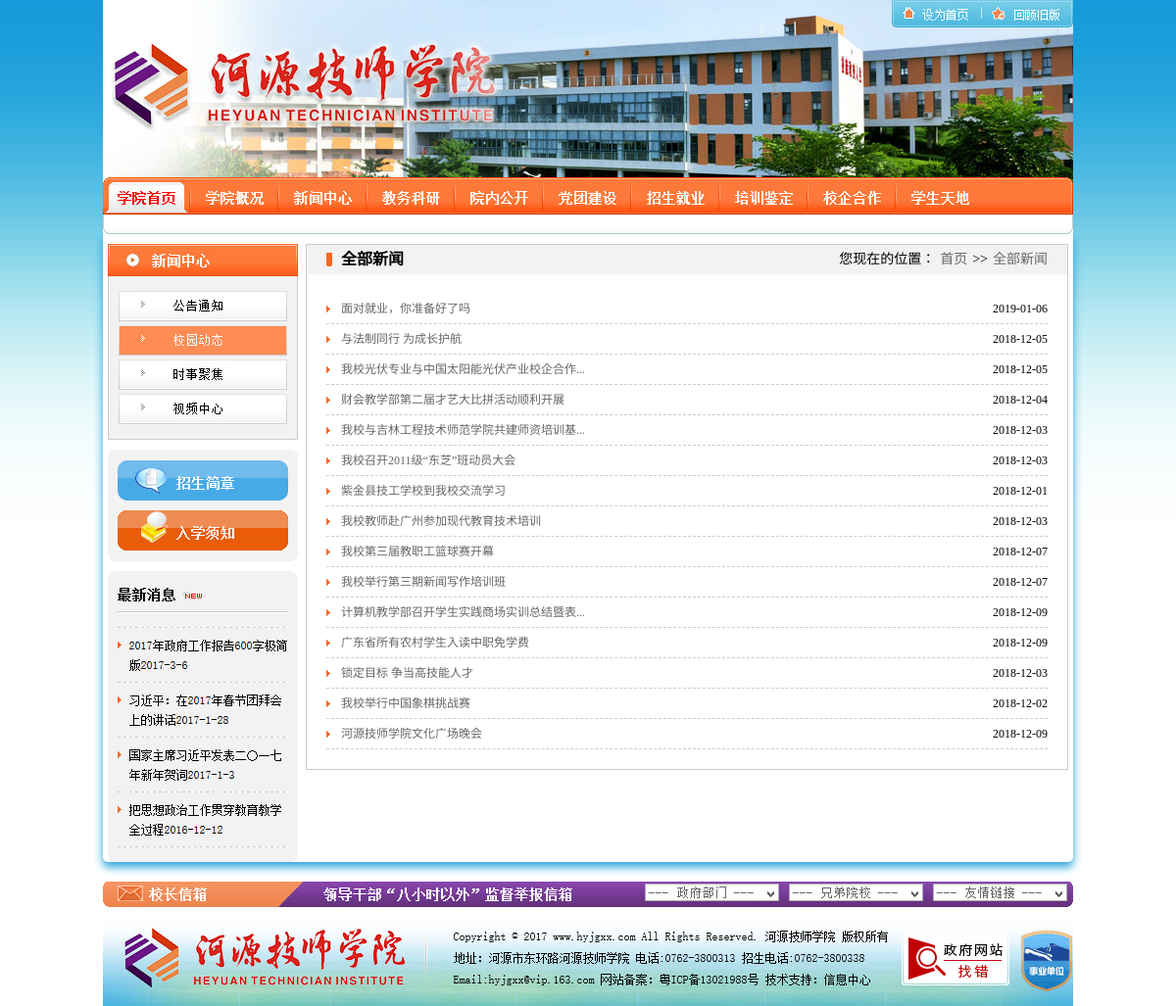
Page /list.php on the committed database.
### tables this page shows
CREATE TABLE IF NOT EXISTS `news` (
  `id` int(11) NOT NULL AUTO_INCREMENT,
  `classname` varchar(20) DEFAULT NULL,
  `title` varchar(50) DEFAULT NULL,
  `autor` varchar(20) DEFAULT NULL,
  `content` varchar(1000) DEFAULT NULL,
  `thumbnail` varchar(50) DEFAULT NULL,
  `hits` int(10) DEFAULT NULL,
  `updatetime` date DEFAULT NULL,
  PRIMARY KEY (`id`)
);

### function.php (called while the page is built)
<?php
function cutStr($a,$b,$c){
	if(strlen($a)>$b){
		$i=mb_substr($a,0,$c,"utf8")."...";
	}else{
		$i=$a;
	}
	return $i;
}
?>

### list.php (the view, shortened to what this page needs)
<!doctype html>
<html>
<head>
<?php
include_once("function.php");
if(isset($_GET['class'])){
$class=$_GET['class'];
if($class=="x1"){
	$classname="校园动态";
}else if($class=="x2"){
	$classname="时事聚焦";
}
}else{
	$classname="全部新闻";
}
?>
<link href="css/style.css" rel="stylesheet" type="text/css">
<link href="css/xydt_style.css" rel="stylesheet" type="text/css">
</head>
<body>
<div class="top"></div>
<div class="nav"></div>
<div class="box">
  <div class="sidebar"></div>
    <div class="shoolnews">
   	  <ul class="title_xy">
          <h4><?php echo $classname;?></h4>
          <li><a href="#"><?php echo $classname;?></a></li>
          <li>>></li>
          <li><a href="index.php">首页</a></li>
          <li>您现在的位置：</li>
        </ul>
        <ul class="newss">
        <?php
			if($classname=="全部新闻"){
				$str=mysql_query("select * from `news` order by `id` desc");
			}else{
				 $str=mysql_query("select * from `news` where classname='".$classname."' order by `id` desc");
			}
			while($row=mysql_fetch_row($str)){
				 echo '<li><span>'.$row[7].'</span><a href="show.php?class='.$row[0].'">'.cutStr($row[2],60,20).'</a></li>';
			   }
		?>
        </ul>
        </div>
</div>
<div class="foot"></div>
</body>
</html>

### css/style.css (style rules this page uses)
* { padding:0; margin:0; }
.top { background-image: url(../images/hjs_02.jpg); height: 181px; width: 990px; margin-right: auto; margin-left: auto; }
.nav { background-image: url(../images/hjs_04.jpg); height: 58px; width: 990px; margin-right: auto; margin-left: auto; }
.box { width: 990px; margin-right: auto; margin-left: auto; background-color: #FFF; padding-top: 10px; box-shadow: #21a2dc 0px 5px 10px; overflow: hidden; margin-bottom: 20px; border-bottom-left-radius:5px; border-bottom-right-radius:5px; }
.foot { background-image: url(../images/hjs_31.jpg); height: 127px; width: 990px; margin-right: auto; margin-left: auto; }
body { background-image: url(../images/bg.jpg); background-repeat: repeat-x; }

### css/xydt_style.css (style rules this page uses)
.box .sidebar { background-image: url(../images/sidebar.jpg); background-repeat: no-repeat; height: 631px; width: 194px; margin-left: 5px; float: left; }
.box .shoolnews { width: 776px; float: right; overflow: hidden; margin-right: 5px; border: 1px solid #CCC; line-height: 30px; padding-bottom: 20px; }
.box .shoolnews .newss li a { color: #666; text-decoration: none; }
.box .shoolnews .title_xy { height: 30px; display: block; list-style-type: none; background-color: #f2f2f2; padding-right: 20px; padding-left: 35px; margin-bottom: 20px; background-image: url(../images/icon_tit.jpg); background-repeat: no-repeat; background-position: 20px center; }
.box .shoolnews .title_xy h4 { float: left; }
.box .shoolnews .title_xy li { float: right; font-size: 14px; margin-left: 5px; }
.box .shoolnews .title_xy li a { color: #666; text-decoration: none; }
.box .shoolnews .newss { list-style-type: none; padding-right: 20px; padding-left: 20px; }
.box .shoolnews .newss li span { float: right; }
.box .shoolnews .newss li { border-bottom-width: 1px; border-bottom-style: dashed; border-bottom-color: #CCC; line-height: 30px; height: 30px; font-size: 12px; padding-left: 15px; background-image: url(../images/icon_dian.jpg); background-repeat: no-repeat; background-position: left center; }

### rows in the picture
news: updatetime "2019-01-06", title "面对就业，你准备好了吗"
news: updatetime "2018-12-05", title "与法制同行 为成长护航"
news: updatetime "2018-12-05", title "我校光伏专业与中国太阳能光伏产业校企合作..."
news: updatetime "2018-12-04", title "财会教学部第二届才艺大比拼活动顺利开展"
news: updatetime "2018-12-03", title "我校与吉林工程技术师范学院共建师资培训基..."
news: updatetime "2018-12-03", title "我校召开2011级“东芝”班动员大会"
news: updatetime "2018-12-01", title "紫金县技工学校到我校交流学习"
news: updatetime "2018-12-03", title "我校教师赴广州参加现代教育技术培训"
news: updatetime "2018-12-07", title "我校第三届教职工篮球赛开幕"
news: updatetime "2018-12-07", title "我校举行第三期新闻写作培训班"
news: updatetime "2018-12-09", title "计算机教学部召开学生实践商场实训总结暨表..."
news: updatetime "2018-12-09", title "广东省所有农村学生入读中职免学费"
news: updatetime "2018-12-03", title "锁定目标 争当高技能人才"
news: updatetime "2018-12-02", title "我校举行中国象棋挑战赛"
news: updatetime "2018-12-09", title "河源技师学院文化广场晚会"

### other values in the picture
$classname "全部新闻"
